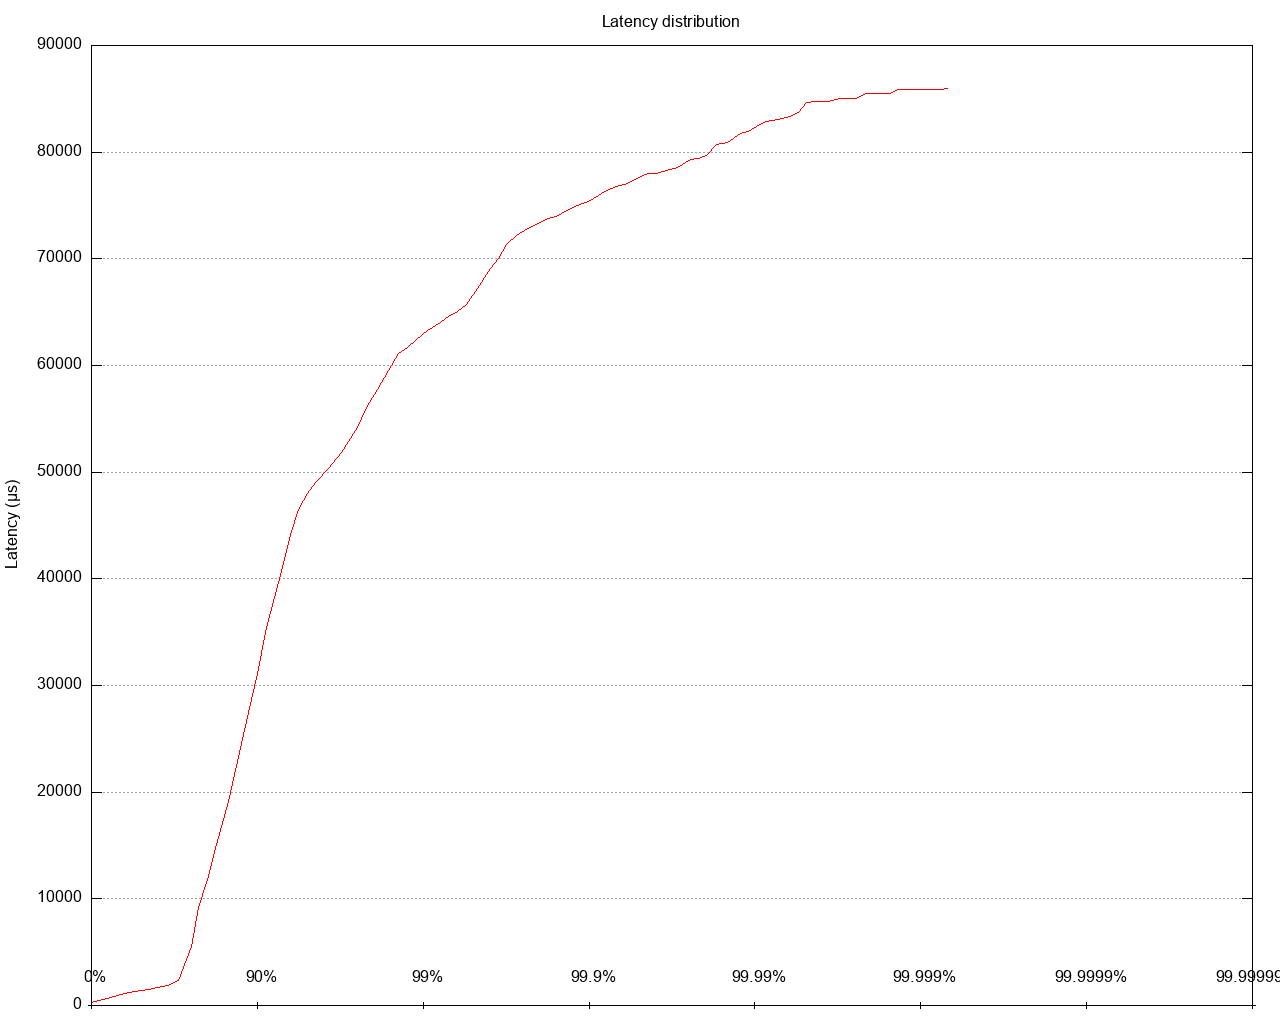

Write gnuplot code to recreate this figure.
set datafile separator ","
set title 'Latency distribution' noenhanced
set terminal png size 1280,1024
set grid
unset xtics
set ylabel 'Latency (μs)'
set logscale x
set key top left
set style line 1 lt 1 lw 3 pt 3 linecolor rgb "red"
set output '/Users/gbarnett/git/hazelcast-simulator/atomiclong-3node-member/atomicreference/latency/latency_distribution_eightKbWrite.png'
plot '/Users/gbarnett/git/hazelcast-simulator/src/simulator/xlabels.csv' notitle with labels center offset 0, 1.5 point,\
   "/Users/gbarnett/git/hazelcast-simulator/atomiclong-3node-member/atomicreference/data/latency_distribution_eightKbWrite_1.data" using 1:2 title "" lt rgb "red" with lines, \
